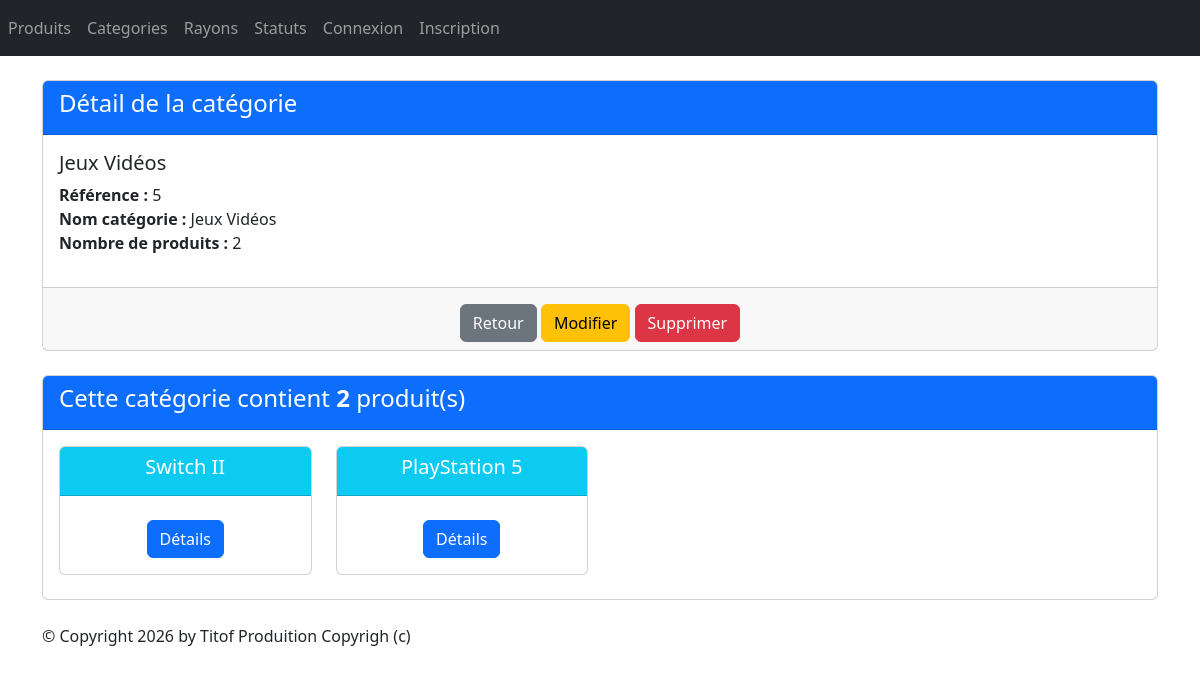
The page /monApp/categorie/5/ on the database its author committed.
### monApp/models.py (models this page shows, shortened)
class Categorie(models.Model):
    idCat = models.AutoField(primary_key=True)
    nomCat = models.CharField(max_length=100)

class Produit(models.Model):
    refProd = models.AutoField(primary_key=True)
    intituleProd = models.CharField(max_length=200)
    prixUnitaireProd = models.DecimalField(max_digits=10, decimal_places=2)
    dateFabProd = models.DateField(default=date.today)
    categorie = models.ForeignKey(Categorie, on_delete=models.CASCADE, related_name="produit_categorie", null=True, blank=True)
    statut = models.ForeignKey(Statut, on_delete=models.CASCADE, related_name="produit_statut",null=True, blank=True)

### monApp/views.py (the view)
# urls.py: path("categorie/<int:pk>/",views.CategorieDetailView.as_view(), name='detailCategorie'),
class CategorieDetailView(DetailView):
    model = Categorie
    template_name = "monApp/detail_categorie.html"
    context_object_name = "ctr"
    def get_queryset(self):
        return Categorie.objects.annotate(nb_produits=Count('produit_categorie'))
    def get_context_data(self, **kwargs):
        context = super(CategorieDetailView, self).get_context_data(**kwargs)
        context['titremenu'] = "Détail de la catégorie"
        context['produits'] = self.object.produit_categorie.all()
        return context

### monApp/templates/monApp/detail_categorie.html
{% extends 'monApp/base.html' %}
{% block contenu %}
<div class="card mb-4">
    <div class="card-header bg-primary text-white">
        <h4>Détail de la catégorie</h4>
    </div>
    <div class="card-body">
        <h5 class="card-title">{{ ctr.nomCat }}</h5>
        <ul class="list-unstyled">
            <li><strong>Référence :</strong> {{ ctr.idCat }}</li>
            <li><strong>Nom catégorie :</strong> {{ ctr.nomCat }}</li>
            <li><strong>Nombre de produits :</strong> {{ ctr.nb_produits }}</li>
        </ul>
    </div>
    <div class="card-footer text-center">
        <a href="{% url 'ListeCategories' %}" class="btn btn-secondary mt-2">Retour</a>
        <a href="{% url 'modificationCategorie' ctr.idCat %}" class="btn btn-warning mt-2">Modifier</a>
        <a href="{% url 'suppressionCategorie' ctr.idCat %}" class="btn btn-danger mt-2">Supprimer</a>
    </div>
</div>
    <div class="card mb-4">
        <div class="card-header bg-primary text-white">
            <h4>Cette catégorie contient <strong>{{ ctr.nb_produits }}</strong> produit(s)</h4>
        </div>
        <div class="card-body">
            <div class="row">
                {% if produits %}
                    {% for prdt in produits %}
                        <div class="col-sm-3">
                            <div class="card mb-2 text-center">
                                <div class="card-header bg-info text-white">
                                    <h5 class="card-title">{{ prdt.intituleProd }}</h5>
                                </div>
                                <div class="card-body">
                                    <a href="{% url 'detailProduit' prdt.refProd %}" class="btn btn-primary mt-2">Détails</a>
                                </div>
                            </div>
                        </div>
                    {% endfor %}
                {% else %}
                    <p class="text-muted">Aucun produit trouvé pour cette catégorie.</p>
                {% endif %}
            </div>
        </div>
    </div>
    {% endblock %}

### rows shown on the page
Categorie: nomCat "Jeux Vidéos", idCat "5", nb_produits "2"
Produit: intituleProd "Switch II"
Produit: intituleProd "PlayStation 5"
